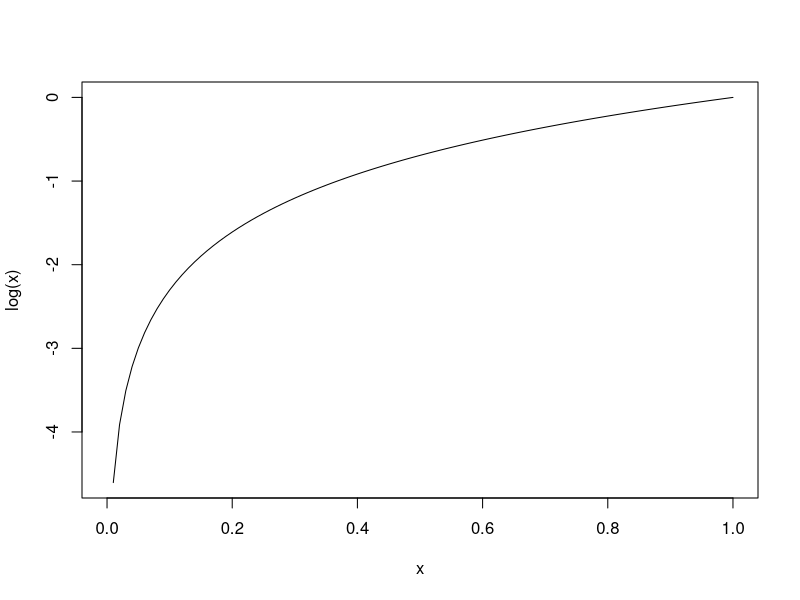
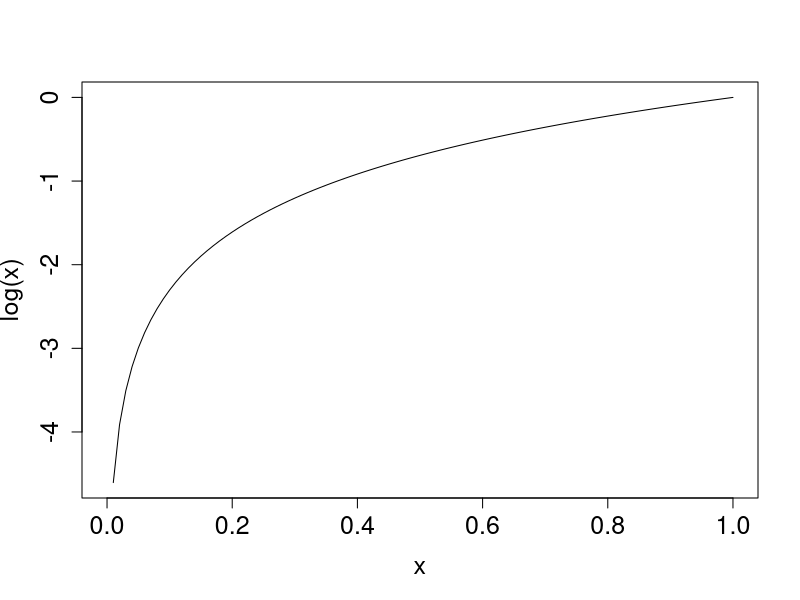
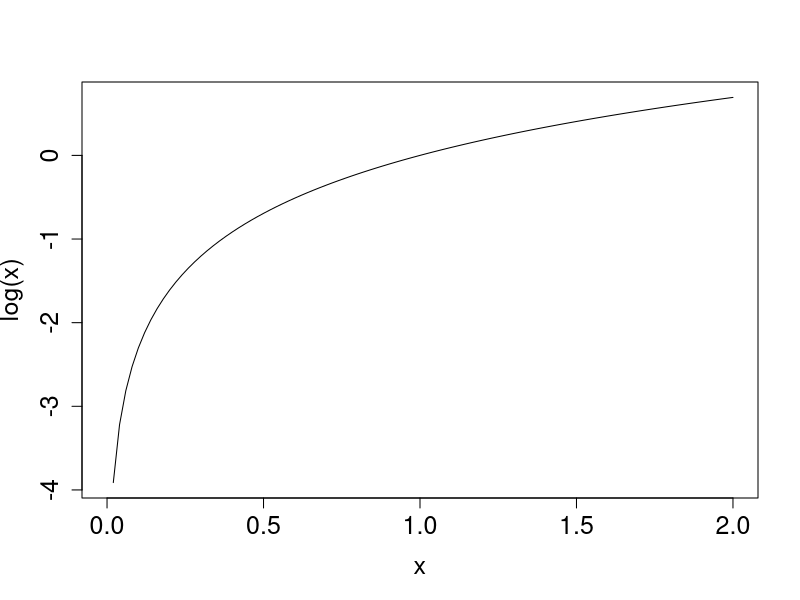
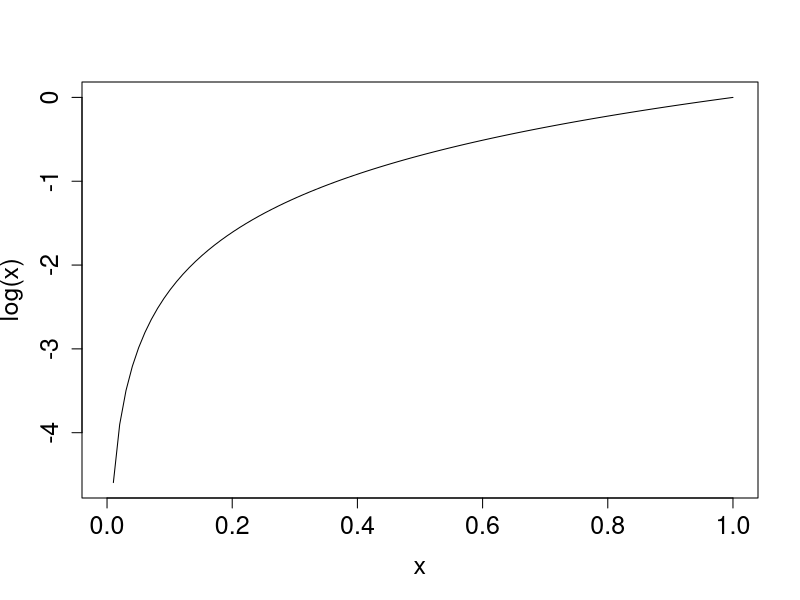
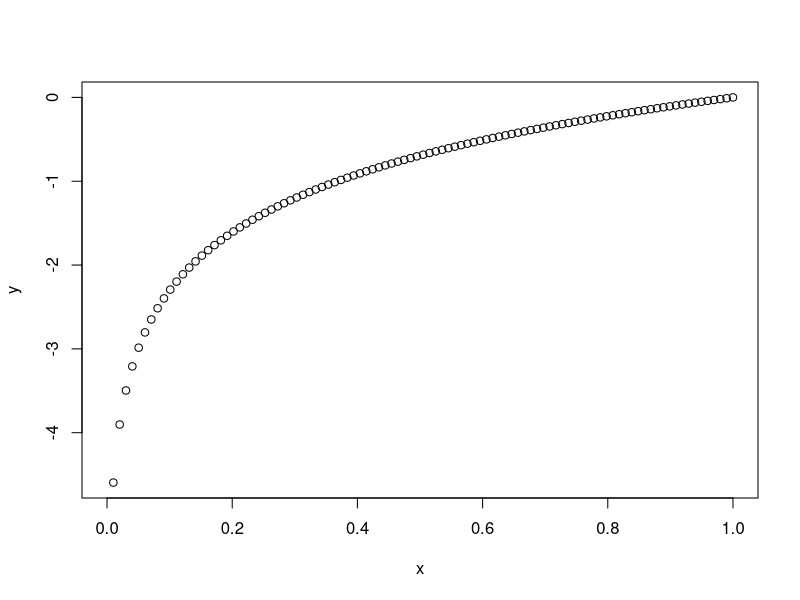
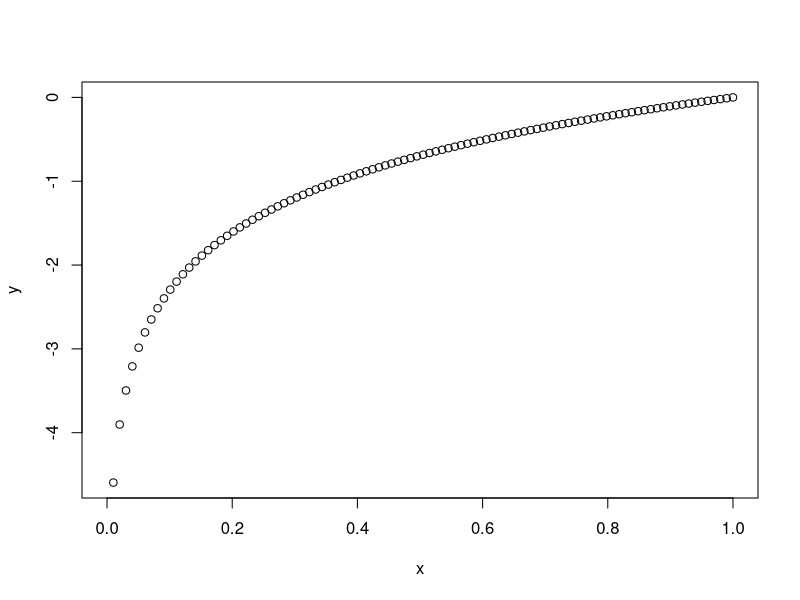
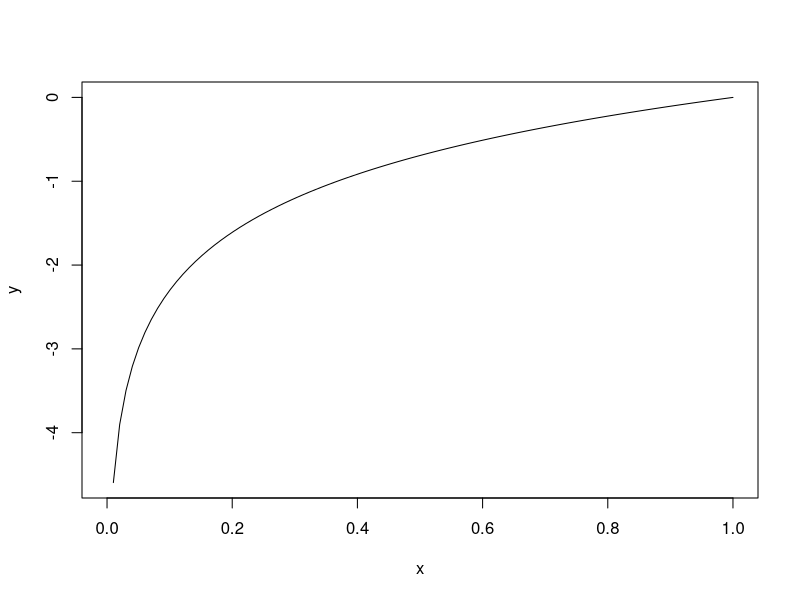
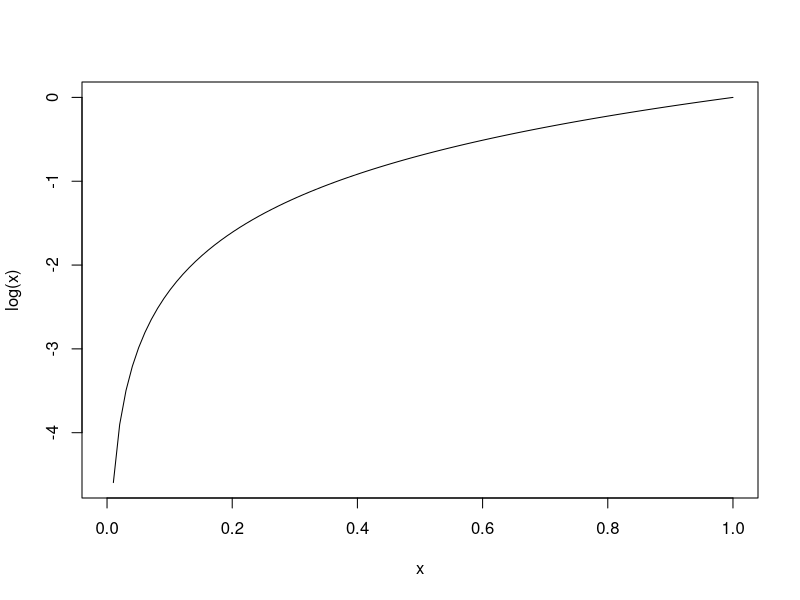

Generate these figures, in order, with R:
## ---- chunk 1
curve(log)
## ---- chunk 2
curve(log, cex.lab = 1.5, cex.axis = 1.5)
## ---- chunk 3
curve(log, from = 0, to = 2, 
      cex.lab = 1.5, cex.axis = 1.5)
## ---- chunk 4
x <- seq(0, 1, length.out = 100)
## ---- chunk 5
y <- log(x)
## ---- chunk 6
plot(x, y, type = "l", xlab = "x", ylab = "log(x)", 
     cex.lab = 1.5, cex.axis = 1.5)
## ---- chunk 7
plot(x, y)
## ---- chunk 8
str(x)
## ---- chunk 9
y <- log(x)
## ---- chunk 10
str(y)
## ---- chunk 11
plot(x, y)
## ---- chunk 12
plot(x, y, type = "l")
## ---- chunk 13
plot(x, y, type = "l", xlab = "x", ylab = "log(x)")
## ---- chunk 14
plot(x, y, type = "l", xlab = "x", ylab = "log(x)",
     cex.lab = 1.5, cex.axis = 1.5)
## ---- chunk 15
plot(x, y, type = "l", xlab = "x", ylab = "log(x)",
     cex.lab = 1.5, cex.axis = 1.5, lwd = 4)
curve(log(x), add = TRUE, col = "red", lty = 2, lwd = 4)
## ---- chunk 16
curve(log(x), col = "red", 
      cex.lab = 1.5, cex.axis = 1.5, lwd = 4)
lines(x, y, type = "l", lty = 2, lwd = 4)
## ---- chunk 17
curve(log(x), col = "red", 
      cex.lab = 1.5, cex.axis = 1.5, lwd = 4)
lines(x, y, type = "l", lty = 2, lwd = 4)
legend("bottomright", 
       lty = c(1, 2), 
       lwd = 4, col = c("red", "black"),
       legend = c("curve", "lines"), cex = 1.5)
## ---- chunk 18
plot(x, 2*y^2 + exp(x)/3, type = "l", xlab = "x", 
     ylab = "2*log(x)^2 + exp(x)/3",
     cex.lab = 1.5, cex.axis = 1.5)
## ---- chunk 19
curve(log(x, base = 2), from = 0, to = 2, 
      cex.lab = 1.5, cex.axis = 1.5)
## ---- chunk 20
Y <- matrix(c(1, 2, 3, 4), nrow = 2, ncol = 2)
## ---- chunk 21
str(Y)
## ---- chunk 22
Y
## ---- chunk 23
colnames(Y) <- c("Column 1", "Column 2")
row.names(Y) <- c("Row 1", "Row 2")
## ---- chunk 24
knitr::kable(Y)
